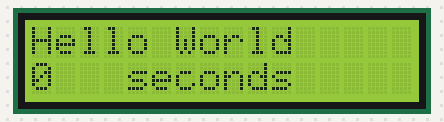
Bench run of a sketch on a simulated Arduino Uno, built with avr-gcc and run on an emulated ATmega328P. Parts: 16×2 character LCD.

Above: at 0.1 s.
At 4.1 s:
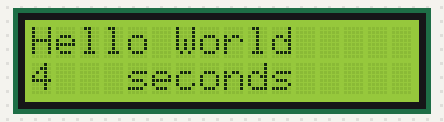
At 9.1 s:
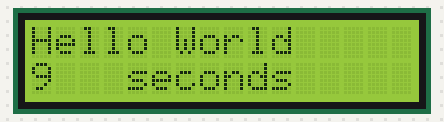
At 19.1 s:
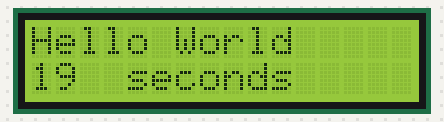
At 29.1 s:
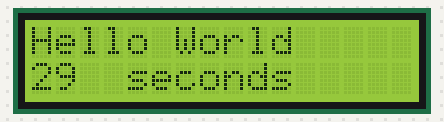
At 39.1 s:
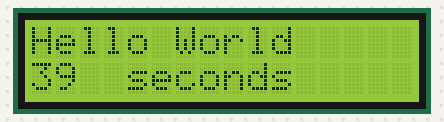

Measured:
- what the display in image 1 shows lasts 1.0 s, from 4.0 s to 5.0 s

The sketch:

hello_lcd.ino
```cpp
#include <LiquidCrystal.h>
LiquidCrystal lcd(7, 8, 9, 10, 11, 12);
void setup()
{
	lcd.begin(16, 2);
	lcd.setCursor(0, 0);
	lcd.print("Hello World");
}

void loop()
{
	lcd.setCursor(0, 1);
	lcd.print(millis() /1000);
	lcd.setCursor(4, 1);
	lcd.print("seconds");
}
```
